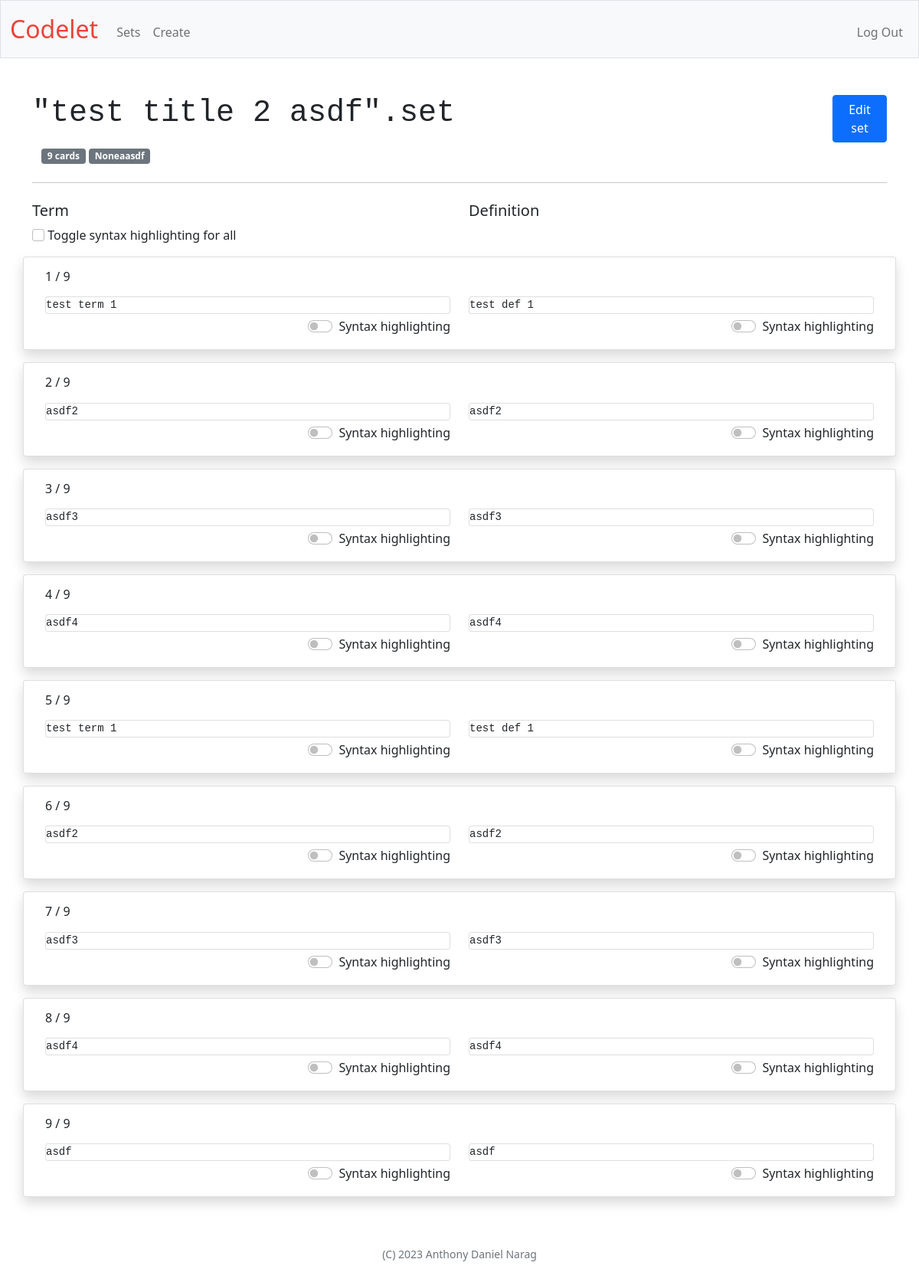
The page /set/2 (signed in) on the database its author committed.
### tables this page shows
CREATE TABLE sets (
        id              INTEGER  NOT NULL PRIMARY KEY,
        user_id         INTEGER  NOT NULL,
        title           TEXT     NOT NULL,
        description     TEXT,
        number_of_cards INTEGER  NOT NULL,
        creation_utc    DATETIME NOT NULL DEFAULT (datetime('now', 'utc')),
        update_utc      DATETIME NOT NULL DEFAULT (datetime('now', 'utc')),
        FOREIGN KEY (user_id) REFERENCES users(id)
    );

CREATE TABLE flashcards (
        id           INTEGER  NOT NULL PRIMARY KEY,
        set_id       INTEGER  NOT NULL,
        term         TEXT,
        definition   TEXT,
        creation_utc DATETIME NOT NULL DEFAULT (datetime('now', 'utc')),
        update_utc   DATETIME NOT NULL DEFAULT (datetime('now', 'utc')),
        FOREIGN KEY (set_id) REFERENCES sets(id)
    );

### app.py (the view)
@app.route("/set/<int:set_id>", methods=["GET", "POST"])
@helpers.login_required
def set(set_id: int) -> Union[Tuple[str, int], werkzeugResponse, str]:
    user_sets = db.execute(
        """
        SELECT sets.id
        FROM sets
        WHERE sets.user_id = ?
        """,
        session["user_id"],
    )
    user_set_ids = []
    for set in user_sets:
        user_set_ids.append(set["id"])
    if set_id not in user_set_ids:
        return redirect("/")
    set_data = db.execute(
        """
        SELECT *
          FROM sets
         WHERE sets.id = ?
           AND sets.user_id = ?
        """,
        set_id,
        session["user_id"]
    )[0]
    flashcard_data = db.execute(
        """
        SELECT *
          FROM flashcards AS f
         WHERE f.set_id = ?
        """,
        set_id
    )
    return render_template("set.html", flashcard_data=flashcard_data,
                           set_data=set_data)

### app.py (called while the page is built)
@app.after_request
def after_request(response: flaskResponse) -> flaskResponse:
    response.headers["Cache-Control"] = "no-cache, no-store, must-revalidate"
    response.headers["Expires"] = "0"
    response.headers["Pragma"] = "no-cache"
    return response

### helpers.py (called while the page is built)
def login_required(f: Callable) -> Callable:
    @wraps(f)
    def decorated_function(*args: Any, **kwargs: Any) -> Callable:
        if session.get("user_id") is None:
            return redirect("/login")
        return f(*args, **kwargs)
    return decorated_function

### templates/set.html (shortened to what this page needs)
{% extends "layout.html" %}
{% block headscripts %}
  <link rel="stylesheet"
        href="//cdnjs.cloudflare.com/ajax/libs/highlight.js/11.7.0/styles/monokai.min.css">
{% endblock %}
{% block main %}
  <h1 class="mb-1">
    <div class="row">
      <div class="col code-style-title">
        "{{ set_data["title"] }}".set
      </div>
      <div class="col-1">
        <a href="{{ url_for('edit', set_id=set_data.id) }}">
          <button class="btn btn-primary float-end" id="button-edit-set">Edit set</button>
        </a>
      </div>
    </div>
  </h1>
  <div class="row m-auto">
    <div class="col">
      <div class="badge bg-secondary">
        {{ set_data["number_of_cards"] }} cards
      </div>
      <div class="badge bg-secondary">
        {% if not set_data["description"] %}
          No description
        {% else %}
          {{ set_data["description"] }}
        {% endif %}
      </div>
    </div>
  </div>
  <hr class="mb-4 mt-4">
  <div class="row">
    <div class="col">
      <h5>
        Term
      </h5>
      <input class="form-check-input master-syntax-highlight-switch" id="master-syntax-highlight-switch" type="checkbox">
      <label class="form-check-label mb-3" for="master-syntax-highlight-switch" id="label-master-syntax-highlight-switch">
        Toggle syntax highlighting for all
      </label>
    </div>
    <h5 class="col">
      Definition
    </h5>
  </div>
  <div class="row">
    {% for flashcard in flashcard_data %}
      <div class="card mb-3 shadow">
        <h6 class="card-title m-3 mb-0">
          {{ loop.index }} / {{ set_data["number_of_cards"] }}
        </h6>
        <div class="card-body">
          <div class="row row-cols-2">
            <div class="col">
              <div class="card h-100">
                <pre class="mb-0"><code id="code-term-{{ loop.index }}">{{ flashcard["term"] }}</code></pre>
              </div>
            </div>
            <div class="col">
              <div class="card h-100">
                <pre class="mb-0"><code id="code-definition-{{ loop.index }}">{{ flashcard["definition"] }}</code></pre>
              </div>
            </div>
          </div>
          <div class="row row-cols-2">
            <div class="col">
              <div class="form-check form-switch mt-1 float-end">
                <input class="form-check-input syntax-highlight-switch" data-codeId="code-definition-{{ loop.index }}" type="checkbox" id="term-syntax-highlight-switch-{{ loop.index }}">
                <label class="form-check-label" for="term-syntax-highlight-switch-{{ loop.index }}">Syntax highlighting</label>
              </div>
            </div>
            <div class="col">
              <div class="form-check form-switch mt-1 float-end">
                <input class="form-check-input syntax-highlight-switch" data-definitionId="code-definition-{{ loop.index }}" type="checkbox" id="definition-syntax-highlight-switch-{{ loop.index }}">
                <label class="form-check-label" for="definition-syntax-highlight-switch-{{ loop.index }}">Syntax highlighting</label>
              </div>
            </div>
          </div>
        </div>
      </div>
    {% endfor %}
  </div>
{% endblock %}

### static/styles.css (style rules this page uses)
.code-style-title { font-family: Courier, monospace; }

### rows shown on the page
sets: title "test title 2 asdf", number_of_cards "9", description "Noneaasdf"
flashcards: term "test term 1", definition "test def 1"
flashcards: term "asdf2", definition "asdf2"
flashcards: term "asdf3", definition "asdf3"
flashcards: term "asdf4", definition "asdf4"
flashcards: term "test term 1", definition "test def 1"
flashcards: term "asdf2", definition "asdf2"
flashcards: term "asdf3", definition "asdf3"
flashcards: term "asdf4", definition "asdf4"
flashcards: term "asdf", definition "asdf"
